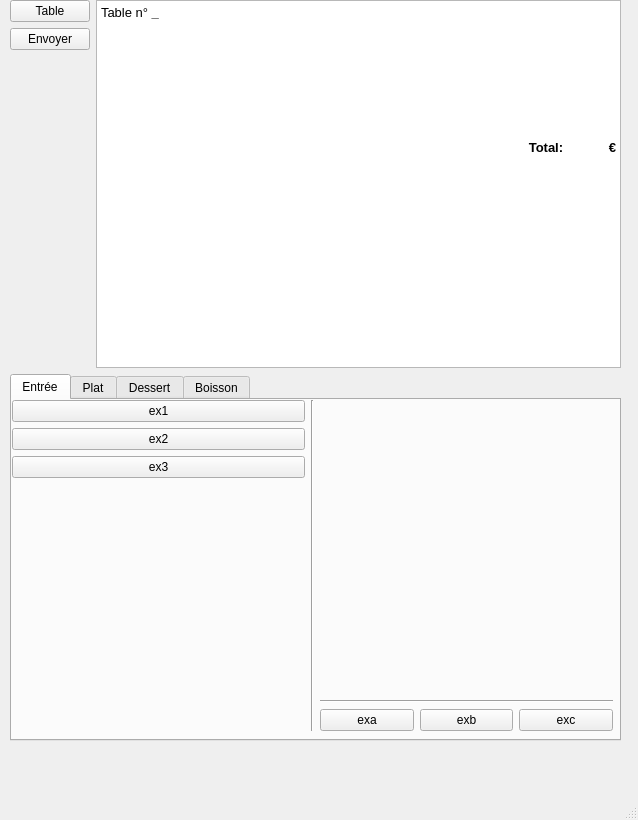
<?xml version="1.0" encoding="UTF-8"?>
<ui version="4.0">
 <class>MainWindow</class>
 <widget class="QMainWindow" name="MainWindow">
  <property name="geometry">
   <rect>
    <x>0</x>
    <y>0</y>
    <width>638</width>
    <height>820</height>
   </rect>
  </property>
  <property name="windowTitle">
   <string>MainWindow</string>
  </property>
  <widget class="QWidget" name="centralwidget">
   <widget class="QWidget" name="verticalLayoutWidget">
    <property name="geometry">
     <rect>
      <x>10</x>
      <y>0</y>
      <width>611</width>
      <height>741</height>
     </rect>
    </property>
    <layout class="QVBoxLayout" name="verticalLayout">
     <item>
      <layout class="QHBoxLayout" name="horizontalLayout">
       <item>
        <layout class="QVBoxLayout" name="verticalLayout_2">
         <item>
          <widget class="QPushButton" name="b_newTable">
           <property name="text">
            <string>Table</string>
           </property>
          </widget>
         </item>
         <item>
          <widget class="QPushButton" name="b_send">
           <property name="text">
            <string>Envoyer</string>
           </property>
          </widget>
         </item>
         <item>
          <spacer name="verticalSpacer">
           <property name="orientation">
            <enum>Qt::Vertical</enum>
           </property>
           <property name="sizeHint" stdset="0">
            <size>
             <width>20</width>
             <height>40</height>
            </size>
           </property>
          </spacer>
         </item>
        </layout>
       </item>
       <item>
        <widget class="QTextBrowser" name="tb_recap">
         <property name="html">
          <string>&lt;!DOCTYPE HTML PUBLIC &quot;-//W3C//DTD HTML 4.0//EN&quot; &quot;http://www.w3.org/TR/REC-html40/strict.dtd&quot;&gt;
&lt;html&gt;&lt;head&gt;&lt;meta name=&quot;qrichtext&quot; content=&quot;1&quot; /&gt;&lt;style type=&quot;text/css&quot;&gt;
p, li { white-space: pre-wrap; }
&lt;/style&gt;&lt;/head&gt;&lt;body style=&quot; font-family:'Noto Sans'; font-size:10pt; font-weight:400; font-style:normal;&quot;&gt;
&lt;p style=&quot; margin-top:0px; margin-bottom:0px; margin-left:0px; margin-right:0px; -qt-block-indent:0; text-indent:0px;&quot;&gt;Table n° &lt;span style=&quot; font-weight:600;&quot;&gt;_ &lt;/span&gt;&lt;/p&gt;
&lt;p style=&quot;-qt-paragraph-type:empty; margin-top:0px; margin-bottom:0px; margin-left:0px; margin-right:0px; -qt-block-indent:0; text-indent:0px; font-weight:600;&quot;&gt;&lt;br /&gt;&lt;/p&gt;
&lt;p style=&quot;-qt-paragraph-type:empty; margin-top:0px; margin-bottom:0px; margin-left:0px; margin-right:0px; -qt-block-indent:0; text-indent:0px; font-weight:600;&quot;&gt;&lt;br /&gt;&lt;/p&gt;
&lt;p style=&quot;-qt-paragraph-type:empty; margin-top:0px; margin-bottom:0px; margin-left:0px; margin-right:0px; -qt-block-indent:0; text-indent:0px; font-weight:600;&quot;&gt;&lt;br /&gt;&lt;/p&gt;
&lt;p style=&quot;-qt-paragraph-type:empty; margin-top:0px; margin-bottom:0px; margin-left:0px; margin-right:0px; -qt-block-indent:0; text-indent:0px; font-weight:600;&quot;&gt;&lt;br /&gt;&lt;/p&gt;
&lt;p style=&quot;-qt-paragraph-type:empty; margin-top:0px; margin-bottom:0px; margin-left:0px; margin-right:0px; -qt-block-indent:0; text-indent:0px; font-weight:600;&quot;&gt;&lt;br /&gt;&lt;/p&gt;
&lt;p style=&quot;-qt-paragraph-type:empty; margin-top:0px; margin-bottom:0px; margin-left:0px; margin-right:0px; -qt-block-indent:0; text-indent:0px; font-weight:600;&quot;&gt;&lt;br /&gt;&lt;/p&gt;
&lt;p style=&quot;-qt-paragraph-type:empty; margin-top:0px; margin-bottom:0px; margin-left:0px; margin-right:0px; -qt-block-indent:0; text-indent:0px; font-weight:600;&quot;&gt;&lt;br /&gt;&lt;/p&gt;
&lt;p style=&quot;-qt-paragraph-type:empty; margin-top:0px; margin-bottom:0px; margin-left:0px; margin-right:0px; -qt-block-indent:0; text-indent:0px; font-weight:600;&quot;&gt;&lt;br /&gt;&lt;/p&gt;
&lt;p align=&quot;right&quot; style=&quot; margin-top:0px; margin-bottom:0px; margin-left:0px; margin-right:0px; -qt-block-indent:0; text-indent:0px;&quot;&gt;&lt;span style=&quot; font-weight:600;&quot;&gt;					Total:	€                  &lt;/span&gt;&lt;/p&gt;&lt;/body&gt;&lt;/html&gt;</string>
         </property>
        </widget>
       </item>
      </layout>
     </item>
     <item>
      <widget class="QTabWidget" name="tab_select">
       <property name="currentIndex">
        <number>0</number>
       </property>
       <widget class="QWidget" name="tab_entree">
        <attribute name="title">
         <string>Entrée</string>
        </attribute>
        <widget class="QWidget" name="horizontalLayoutWidget_2">
         <property name="geometry">
          <rect>
           <x>0</x>
           <y>0</y>
           <width>601</width>
           <height>331</height>
          </rect>
         </property>
         <layout class="QHBoxLayout" name="horizontalLayout_2">
          <item>
           <layout class="QVBoxLayout" name="verticalLayout_3">
            <item>
             <widget class="QPushButton" name="pushButton">
              <property name="text">
               <string>ex1</string>
              </property>
             </widget>
            </item>
            <item>
             <widget class="QPushButton" name="pushButton_2">
              <property name="text">
               <string>ex2</string>
              </property>
             </widget>
            </item>
            <item>
             <widget class="QPushButton" name="pushButton_3">
              <property name="text">
               <string>ex3</string>
              </property>
             </widget>
            </item>
            <item>
             <spacer name="verticalSpacer_2">
              <property name="orientation">
               <enum>Qt::Vertical</enum>
              </property>
              <property name="sizeHint" stdset="0">
               <size>
                <width>20</width>
                <height>40</height>
               </size>
              </property>
             </spacer>
            </item>
           </layout>
          </item>
          <item>
           <widget class="Line" name="line_2">
            <property name="orientation">
             <enum>Qt::Vertical</enum>
            </property>
           </widget>
          </item>
          <item>
           <layout class="QVBoxLayout" name="verticalLayout_4">
            <item>
             <spacer name="verticalSpacer_3">
              <property name="orientation">
               <enum>Qt::Vertical</enum>
              </property>
              <property name="sizeHint" stdset="0">
               <size>
                <width>20</width>
                <height>40</height>
               </size>
              </property>
             </spacer>
            </item>
            <item>
             <widget class="Line" name="line">
              <property name="orientation">
               <enum>Qt::Horizontal</enum>
              </property>
             </widget>
            </item>
            <item>
             <layout class="QHBoxLayout" name="horizontalLayout_4">
              <item>
               <widget class="QPushButton" name="pushButton_5">
                <property name="text">
                 <string>exa</string>
                </property>
               </widget>
              </item>
              <item>
               <widget class="QPushButton" name="pushButton_4">
                <property name="text">
                 <string>exb</string>
                </property>
               </widget>
              </item>
              <item>
               <widget class="QPushButton" name="pushButton_6">
                <property name="text">
                 <string>exc</string>
                </property>
               </widget>
              </item>
             </layout>
            </item>
           </layout>
          </item>
         </layout>
        </widget>
       </widget>
       <widget class="QWidget" name="tab_plat">
        <attribute name="title">
         <string>Plat</string>
        </attribute>
       </widget>
       <widget class="QWidget" name="tab_dessert">
        <attribute name="title">
         <string>Dessert</string>
        </attribute>
       </widget>
       <widget class="QWidget" name="tab_boisson">
        <attribute name="title">
         <string>Boisson</string>
        </attribute>
       </widget>
      </widget>
     </item>
    </layout>
   </widget>
  </widget>
  <widget class="QMenuBar" name="menubar">
   <property name="geometry">
    <rect>
     <x>0</x>
     <y>0</y>
     <width>638</width>
     <height>29</height>
    </rect>
   </property>
  </widget>
  <widget class="QStatusBar" name="statusbar"/>
 </widget>
 <resources/>
 <connections/>
</ui>
